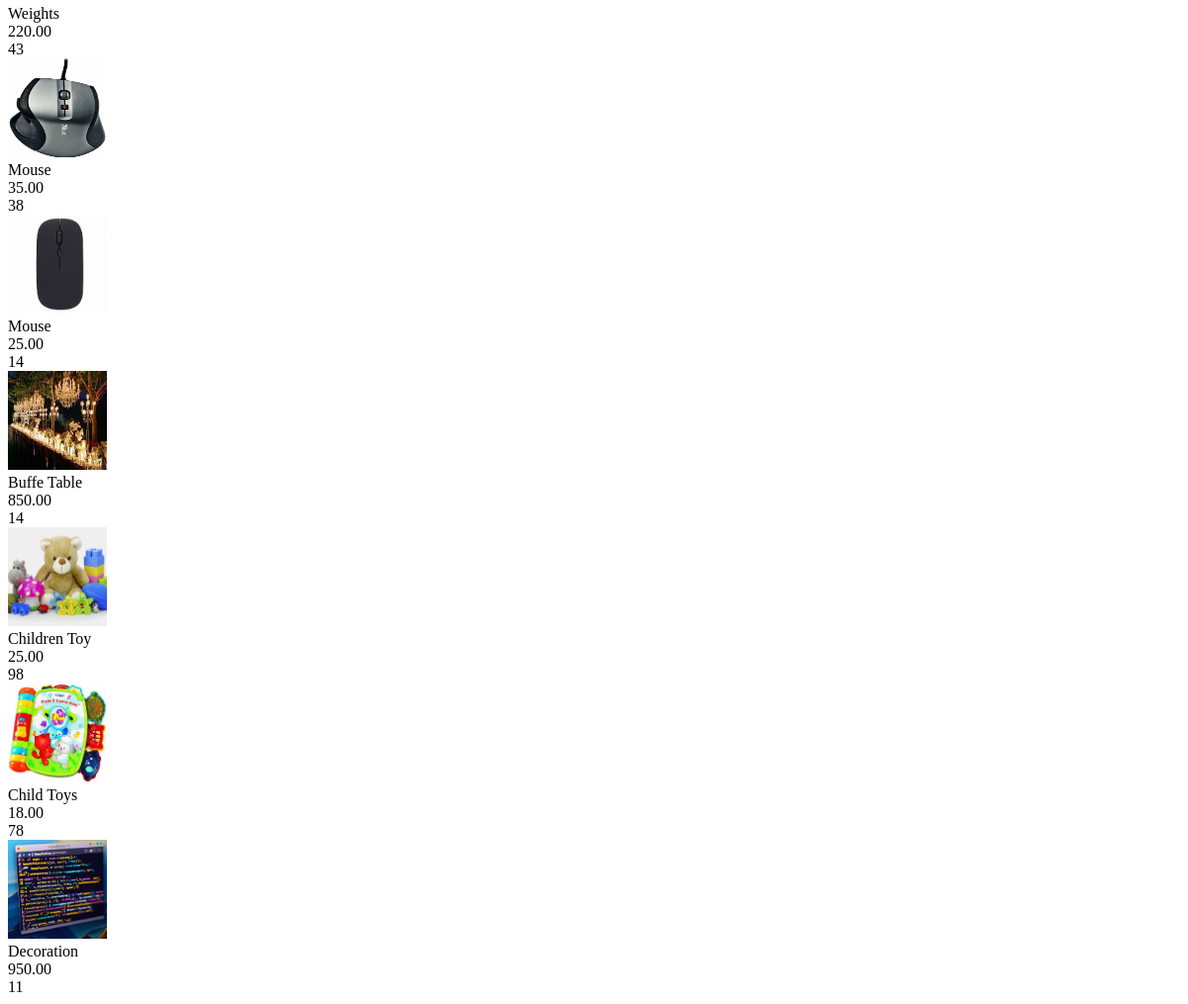
The page /member/recent_sales (signed in, lower part) on the database as committed earlier.
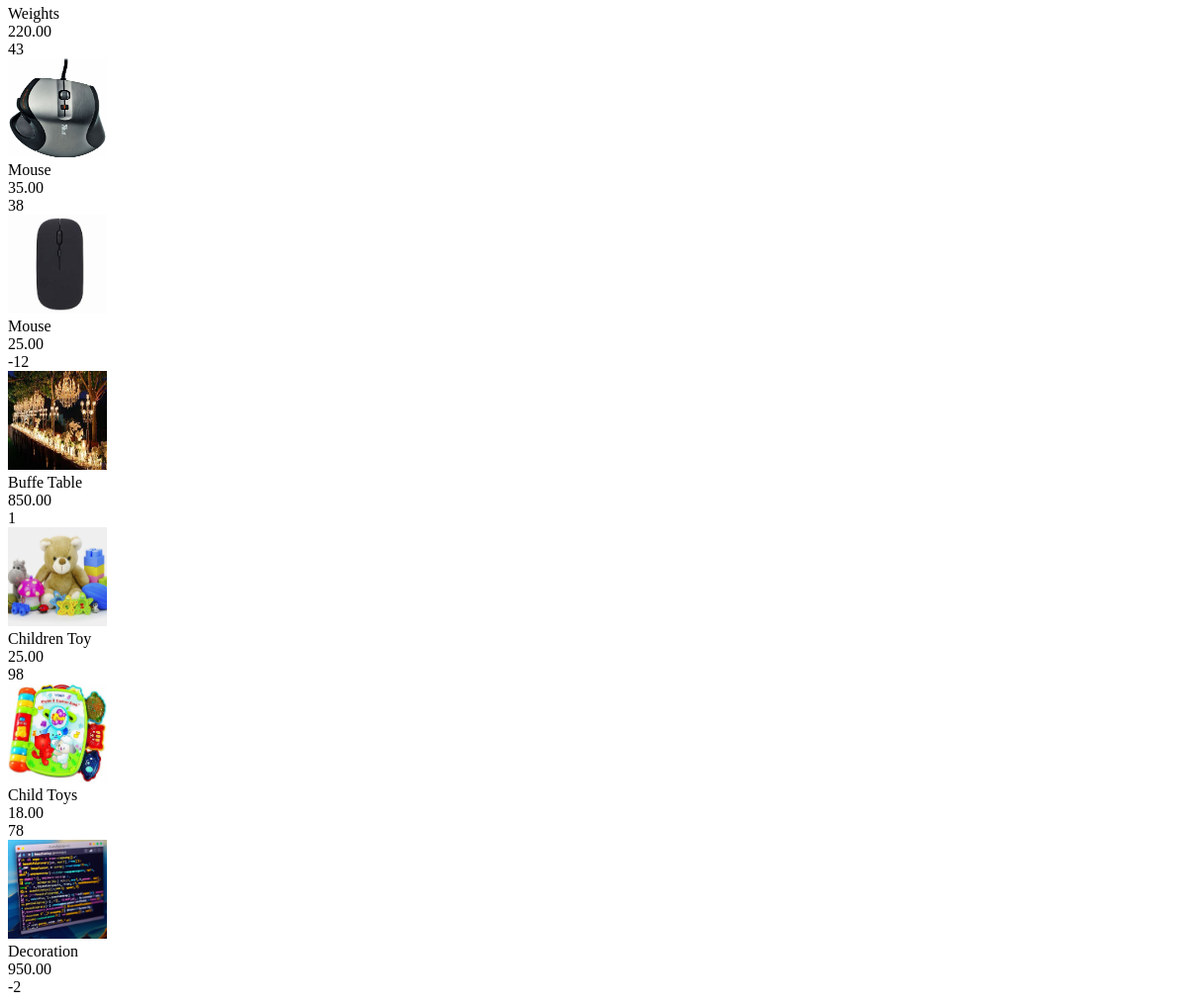
The same page on the database as committed later.
### product/models.py (models this page shows, shortened)
class Products(models.Model):
    name = models.ForeignKey(User,on_delete=models.CASCADE)
    product_name = models.CharField(max_length=200)
    product_description = models.TextField(max_length=500)
    product_price = models.DecimalField('Price',max_digits=7,decimal_places=2)
    product_discounted_price = models.DecimalField('Discounted Price',max_digits=7,decimal_places=2,null=True,blank=True)
    product_delivery_charge = models.IntegerField(default=0)
    product_tax_rate = models.DecimalField(decimal_places=3,max_digits=5, null= True, blank= True)
    product_specification = models.TextField(null= True, blank= True)
    product_posted_date = models.DateField( auto_now_add=True)
    product_images = models.ImageField(upload_to='products/')
    product_images2 = models.ImageField(null=True,blank=True,upload_to='products/')
    product_images3 = models.ImageField(null=True,blank=True,upload_to='products/')
    product_images4 = models.ImageField(null=True,blank=True,upload_to='products/')
    product_images5 = models.ImageField(null=True,blank=True,upload_to='products/')
    categories_choices = product_categories = {
    "ELECTRONICS": "Electronics",
    "CLOTHING & ACCESSORIES": "Clothing & Accessories",
    "HOME & KITCHEN": "Home & Kitchen",
    "BEAUTY & PERSONAL CARE": "Beauty & Personal Care",
    "HEALTH & FITNESS": "Health & Fitness",
    "TOYS & GAMES": "Toys & Games",
    "BOOKS & MEDIA": "Books & Media",
    "AUTOMOTIVE": "Automotive",
    "SPORTS & OUTDOORS": "Sports & Outdoors",
    "PET SUPPLIES": "Pet Supplies",
    "HOME APPLIANCES": "Home Appliances",
    "OFFICE SUPPLIES": "Office Supplies",
    "FURNITURE & DECOR": "Furniture & Decor",
    "JEWELRY & WATCHES": "Jewelry & Watches",
    "BABY & TODDLER": "Baby & Toddler",
    "FOOD & GROCERIES": "Food & Groceries",
    "ARTS & CRAFTS": "Arts & Crafts",
    "MUSICAL INSTRUMENTS": "Musical Instruments",
    "GARDEN & OUTDOOR LIVING": "Garden & Outdoor Living",
    "TRAVEL & LUGGAGE": "Travel & Luggage",
    "SMARTPHONE": "Smartphone",
    "LAPTOP": "Laptop",
    "CAMERA": "Camera",
    "TV": "TV",
    "HEADPHONE": "Headphone",
    "GADGET": "Gadget",
    "APPAREL": "Apparel",
    "BAG": "Bag",
    "JEWELRY": "Jewelry",
    "SUNGLASSES": "Sunglasses",
    "WATCH": "Watch",
    "HOME IMPROVEMENT": "Home Improvement",
    "DECOR": "Decor",
    "KITCHEN APPLIANCES": "Kitchen Appliances",
    "COOKWARE": "Cookware",
    "FURNITURE": "Furniture",
    "SKINCARE": "Skincare",
    "MAKEUP": "Makeup",
    "HAIRCARE": "Haircare",
    "GROOMING": "Grooming",
    "FRAGRANCES": "Fragrances",
    "EXERCISE EQUIPMENT": "Exercise Equipment",
    "NUTRITIONAL SUPPLEMENTS": "Nutritional Supplements",
    "FITNESS TRACKERS": "Fitness Trackers",
    "YOGA MATS": "Yoga Mats",
    "TOYS": "Toys",
    "BOARD GAMES": "Board Games",
    "PUZZLES": "Puzzles",
    "EDUCATIONAL TOYS": "Educational Toys",
    "OUTDOOR PLAY EQUIPMENT": "Outdoor Play Equipment",
    "BOOKS": "Books",
    "E-BOOKS": "E-books",
    "AUDIOBOOKS": "Audiobooks",
    "DVDS": "DVDs",
    "CDS": "CDs",
    "DIGITAL MEDIA": "Digital Media",
    "CAR PARTS": "Car Parts",
    "ACCESSORIES": "Accessories",
    "TOOLS": "Tools",
    "MAINTENANCE SUPPLIES": "Maintenance Supplies",
    "ELECTRONICS": "Electronics",
    "SPORTING EQUIPMENT": "Sporting Equipment",
    "CAMPING GEAR": "Camping Gear",
    "HIKING GEAR": "Hiking Gear",
    "OUTDOOR CLOTHING": "Outdoor Clothing",
    "FOOD": "Food",
    "TOYS": "Toys",
    "GROOMING PRODUCTS": "Grooming Products",
    "BEDS": "Beds",
    "CARRIERS": "Carriers",
    "LARGE APPLIANCES": "Large Appliances",
    "SMALL APPLIANCES": "Small Appliances",
    "STATIONERY": "Stationery",
    "DESK ORGANIZERS": "Desk Organizers",
    "PRINTERS": "Printers",
    "OFFICE FURNITURE": "Office Furniture",
    "TECHNOLOGY ACCESSORIES": "Technology Accessories",
    "SOFAS": "Sofas",
    "CHAIRS": "Chairs",
    "TABLES": "Tables",
    "LIGHTING FIXTURES": "Lighting Fixtures",
    "RUGS": "Rugs",
    "RINGS": "Rings",
    "NECKLACES": "Necklaces",
    "BRACELETS": "Bracelets",
    "EARRINGS": "Earrings",
    "WATCHES": "Watches",
    "CLOTHING": "Clothing",
    "DIAPERS": "Diapers",
    "FEEDING SUPPLIES": "Feeding Supplies",
    "STROLLERS": "Strollers",
    "TOYS": "Toys",
    "NON-PERISHABLE FOOD": "Non-perishable Food",
    "SNACKS": "Snacks",
    "BEVERAGES": "Beverages",
    "GOURMET FOODS": "Gourmet Foods",
    "SPICES": "Spices",
    "ART SUPPLIES": "Art Supplies",
    "CRAFTING MATERIALS": "Crafting Materials",
    "DIY KITS": "DIY Kits",
    "SEWING SUPPLIES": "Sewing Supplies",
    "GUITARS": "Guitars",
    "KEYBOARDS": "Keyboards",
    "DRUMS": "Drums",
    "VIOLINS": "Violins",
    "WIND INSTRUMENTS": "Wind Instruments",
    "GARDENING TOOLS": "Gardening Tools",
    "PLANTS": "Plants",
    "OUTDOOR FURNITURE": "Outdoor Furniture",
    "BBQ GRILLS": "BBQ Grills",
    "LUGGAGE SETS": "Luggage Sets",
    "BACKPACKS": "Backpacks",
    "TRAVEL ACCESSORIES": "Travel Accessories",
    "TOILETRIES": "Toiletries",
    "OUTDOOR GEAR": "Outdoor Gear"
    }
    product_category = models.CharField('category',max_length=100,choices=categories_choices)
    product_quantity = models.IntegerField()
    sellor_name = models.CharField(max_length=100)
    company_name = models.CharField(null= True, blank= True, max_length=200)
    product_website = models.URLField(null= True,blank=True)

### member/views.py (the view)
# urls.py: path('recent_sales',views.sold_products,name='sold_products'),
def sold_products(request):
    if request.user.is_authenticated:
        member = get_object_or_404(Member, user = request.user)
        sales = SalesOrder.objects.filter(sellor = request.user)
        products = member.user_recent_sales.all()
        context = {'products':products}
        return render(request,'member/recent_sales.html',context)
    return redirect('registration:login')

### member/templates/member/recent_sales.html (shortened to what this page needs)
<!DOCTYPE html>
<html lang="en">
<head>
</head>
<body>
    {% if products %}
    <div class="main-content">
        {% for product in products %}
        <article class="product-data" >
            <img src="{{product.product_images.url}}" alt="Image" width="100" height="100" ><br>
            <label for="">{{product.product_name}}</label><br>
            <label for="">{{product.product_price}}</label><br>
            <label for="">{{product.product_quantity}}</label><br>
        </article>
        {% endfor %}
    </div>
    {% else %}
    <h2>No recent sales</h2>
    {% endif %}
</body>
</html>

Rows that differ between the two databases and show on the page:
changed Products (number 3 of 7 on the later page): product_quantity "14" → "-12"
changed Products "Buffe Table": product_quantity "14" → "1"
changed Products "Decoration": product_quantity "11" → "-2"
